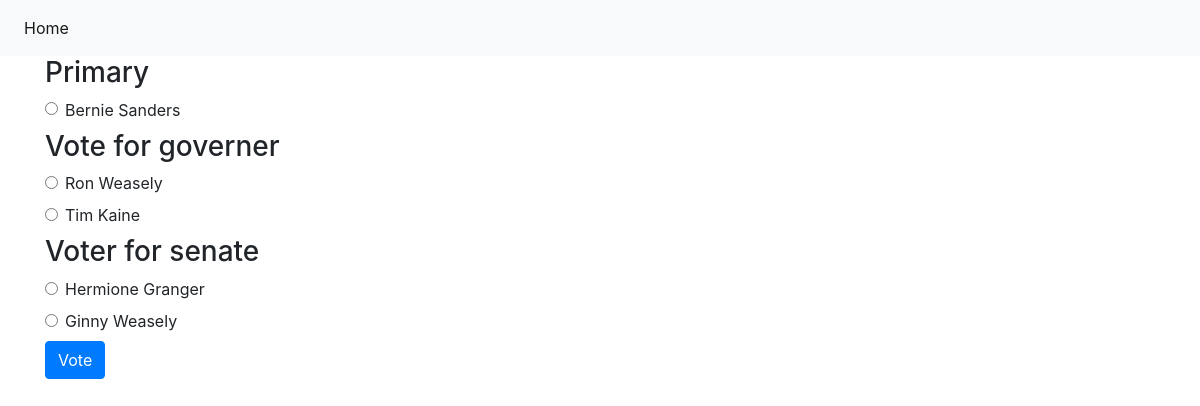
Screenshot of /candidates/2018-07/vote with the database file from the repository.
### polls/models.py (models this page shows, shortened)
class Ballot(models.Model):
    question_text = models.CharField(max_length=200, default="Default question")
    election = models.ForeignKey(Election, on_delete=models.CASCADE, null=True)

class Candidate(models.Model):
    first_name = models.CharField(max_length=50)
    last_name = models.CharField(max_length=50)
    party = models.CharField(max_length=20)
    ballot = models.ForeignKey(Ballot, on_delete=models.CASCADE)
    number_of_votes = models.IntegerField()
    def __str__(self):
        return self.first_name + " " + self.last_name

### polls/views.py (the view)
# urls.py: url(r'^candidates/'+election_id_regex+'/vote$', views.vote, name='vote'),
def vote(request, election_id):
    election = get_object_or_404(Election, id=election_id)
    return render(request, 'detail.html', {
        'election': election
    })

### polls/templates/detail.html (shortened to what this page needs)
{% extends 'base.html' %}
{% block content %}
<form action="{% url 'show_confirmation' election.id %}" method="post">
            {% for ballot in election.ballot_set.all %}
                <h3>{{ ballot.question_text }}</h3>
                {% for candidate in ballot.candidate_set.all %}
                    <div class='form-check' >
                        <input class="form-check-input" type="radio" name="candidate{{ forloop.parentloop.counter0 }}" id="candidate2{{ forloop.counter }}" value="{{ candidate.id }}" />
                        <label for="candidate{{ forloop.counter }}">{{ candidate }}</label>
                    </div>
                {% endfor %}
            {% endfor %}
            <input class='btn btn-primary' type="submit" value="Vote"/>
                </form>
{% endblock %}

### polls/templates/base.html (shortened to what this page needs)
<!DOCTYPE html>
<html lang="en">
<head>
    <link rel="stylesheet" href="https://maxcdn.bootstrapcdn.com/bootstrap/4.0.0/css/bootstrap.min.css">
</head>
<body>
    <nav class="navbar navbar-expand-lg navbar-light bg-light">
        <div class="collapse navbar-collapse" id="navbarNavAltMarkup">
        <div class="navbar-nav">
            <a class="nav-item nav-link active" href="/">Home <span class="sr-only">(current)</span></a>
        <br>
        </div>
      </div>
    </nav>
    <div class="container">
    {% block content %}
    {% endblock %}
</body>
</html>

### rows the page displays
Ballot: question_text "Primary"
Candidate: first_name+last_name "Bernie Sanders"
Ballot: question_text "Vote for governer"
Candidate: first_name+last_name "Ron Weasely"
Candidate: first_name+last_name "Tim Kaine"
Ballot: question_text "Voter for senate"
Candidate: first_name+last_name "Hermione Granger"
Candidate: first_name+last_name "Ginny Weasely"
